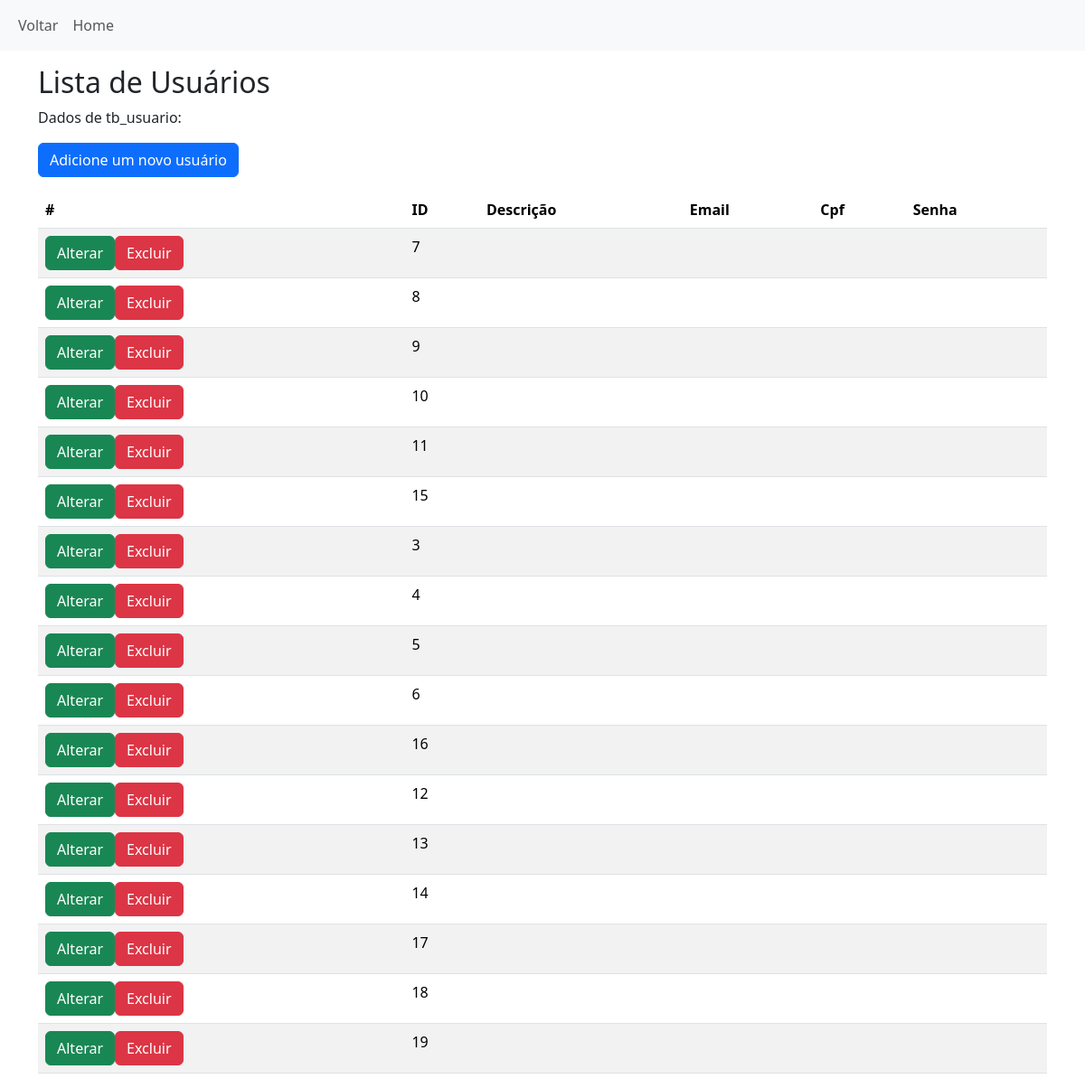
/PROJETO/usuario/index.php, run on an earlier commit of the app's database.
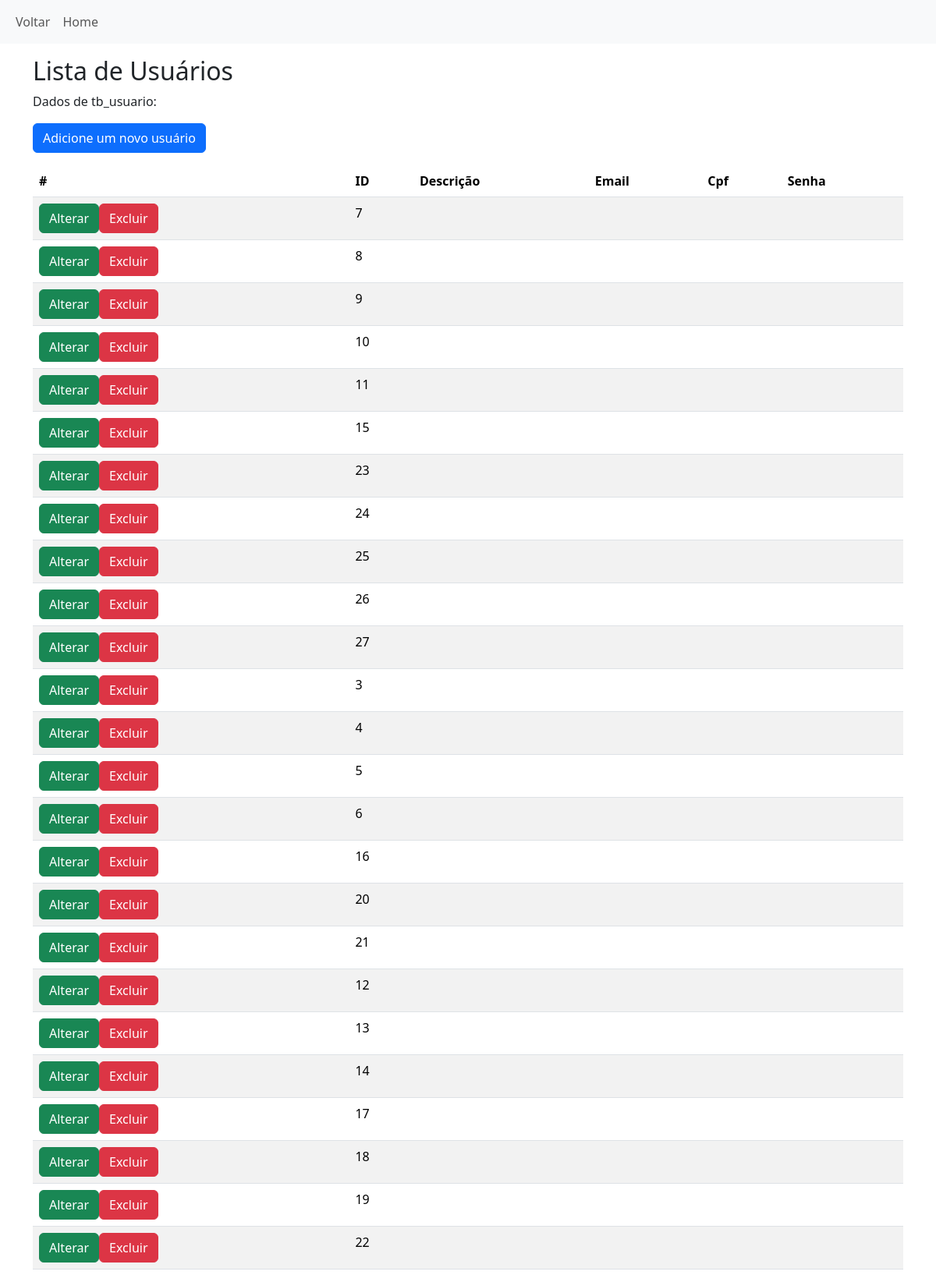
And on a later commit of the database.
### tables this page shows
CREATE TABLE `tb_usuario` (
  `idUsuario` int(11) NOT NULL,
  `tipoUsuario` int(11) NOT NULL
);

### PROJETO/usuario/main.php (the view, shortened to what this page needs)
<!DOCTYPE html>
<html lang="en">
<head>
  <link href="https://cdn.jsdelivr.net/npm/bootstrap@5.3.3/dist/css/bootstrap.min.css" rel="stylesheet">
</head>
<body>
<div class="container mt-3">
  <h2>Lista de Usuários</h2>
  <p>Dados de tb_usuario:</p>
  <p><a class="btn btn-primary"
		href="index.php?page=1">Adicione um novo usuário</a></p>
  <table class="table table-striped">
    <thead>
      <tr>
        <th>#</th>
        <th>ID</th>
        <th>Descrição</th>
		<th>Email</th>
		<th>Cpf</th>
		<th>Senha</th>
      </tr>
    </thead>
    <tbody>
	<?php
		$oMysql = conecta_db();
		$query = "SELECT * FROM tb_usuario";
		$resultado = $oMysql->query($query);
		if($resultado){
			while($linha = $resultado->fetch_object()){
				$botoes = "<a
				class='btn btn-success'
				 href='index.php?page=2&idUsuario=".$linha->idUsuario."'>Alterar</a>";
				$botoes .= "<a
				class='btn btn-danger'
				 href='index.php?page=3&idUsuario=".$linha->idUsuario."'>Excluir</a>";
				$html = "<tr>";
				$html .= "<td>".$botoes."</td>";
				$html .= "<td>".$linha->idUsuario."</td>";
				$html .= "<td>".$linha->Nome."</td>";
				$html .= "<td>".$linha->Email."</td>";
				$html .= "<td>".$linha->cpf."</td>";
				$html .= "<td>".$linha->senha."</td>";
				$html .= "</tr>";
				echo $html;
			}
		}
	?>
	</tbody>
  </table>
</div>
</body>
</html>

### PROJETO/header.php (shortened to what this page needs)
<!DOCTYPE html>
<html lang="en">
<head>
  <link href="https://cdn.jsdelivr.net/npm/bootstrap@5.3.3/dist/css/bootstrap.min.css" rel="stylesheet">
</head>
<body>
<nav class="navbar navbar-expand-sm bg-light">
  <div class="container-fluid">
    <ul class="navbar-nav">
      <li class="nav-item">
        <a class="nav-link" href="index.php">Voltar</a>
      </li>
      <li>
        <a class="nav-link" href="../index.php">Home</a>
      </li>
    </ul>
  </div>
</nav>
</body>
</html>

### PROJETO/usuario/index.php (shortened to what this page needs)
<?php
		include '../header.php';
		if(isset($_GET['page'])){
			if($_GET['page'] == 1){
				include 'insert.php';
			}else if($_GET['page'] == 2){
				include 'update.php';
			}else if($_GET['page'] == 3){
				include 'delete.php';
			}else{
				include 'main.php';
			}
		}else{
			include 'main.php';
		}
?>

What changed in the data, as far as the page shows it:
added tb_usuario: idUsuario "23"
added tb_usuario: idUsuario "24"
added tb_usuario: idUsuario "25"
added tb_usuario: idUsuario "26"
added tb_usuario: idUsuario "27"
added tb_usuario: idUsuario "20"
added tb_usuario: idUsuario "21"
added tb_usuario: idUsuario "22"
